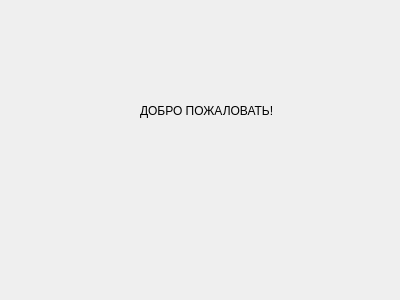
<?xml version="1.0" encoding="UTF-8"?>
<ui version="4.0">
 <class>Form</class>
 <widget class="QWidget" name="Form">
  <property name="geometry">
   <rect>
    <x>0</x>
    <y>0</y>
    <width>400</width>
    <height>300</height>
   </rect>
  </property>
  <property name="windowTitle">
   <string>Form</string>
  </property>
  <widget class="QLabel" name="label">
   <property name="geometry">
    <rect>
     <x>140</x>
     <y>90</y>
     <width>161</width>
     <height>41</height>
    </rect>
   </property>
   <property name="text">
    <string>ДОБРО ПОЖАЛОВАТЬ!</string>
   </property>
  </widget>
  <widget class="QLabel" name="label_2">
   <property name="geometry">
    <rect>
     <x>100</x>
     <y>140</y>
     <width>231</width>
     <height>31</height>
    </rect>
   </property>
   <property name="text">
    <string/>
   </property>
  </widget>
 </widget>
 <resources/>
 <connections/>
</ui>
